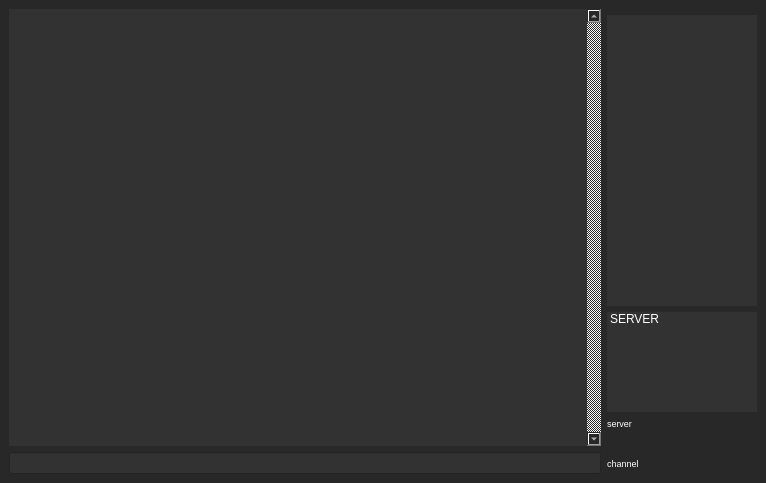
<?xml version="1.0" encoding="UTF-8"?>
<ui version="4.0">
 <class>MainWindow</class>
 <widget class="QMainWindow" name="MainWindow">
  <property name="windowModality">
   <enum>Qt::NonModal</enum>
  </property>
  <property name="geometry">
   <rect>
    <x>0</x>
    <y>0</y>
    <width>766</width>
    <height>483</height>
   </rect>
  </property>
  <property name="minimumSize">
   <size>
    <width>10</width>
    <height>10</height>
   </size>
  </property>
  <property name="maximumSize">
   <size>
    <width>16777215</width>
    <height>16777215</height>
   </size>
  </property>
  <property name="cursor">
   <cursorShape>ArrowCursor</cursorShape>
  </property>
  <property name="windowTitle">
   <string>MinIRC</string>
  </property>
  <property name="windowIcon">
   <iconset>
    <normaloff>../../../../triStrip.png</normaloff>../../../../triStrip.png</iconset>
  </property>
  <property name="layoutDirection">
   <enum>Qt::LeftToRight</enum>
  </property>
  <property name="autoFillBackground">
   <bool>false</bool>
  </property>
  <property name="styleSheet">
   <string notr="true">background-color: rgb(40, 40, 40);
color: rgb(255, 255, 255);</string>
  </property>
  <property name="toolButtonStyle">
   <enum>Qt::ToolButtonFollowStyle</enum>
  </property>
  <property name="animated">
   <bool>true</bool>
  </property>
  <property name="tabShape">
   <enum>QTabWidget::Triangular</enum>
  </property>
  <widget class="QWidget" name="widget">
   <layout class="QGridLayout" name="gridLayout">
    <item row="1" column="0" rowspan="7">
     <widget class="QPlainTextEdit" name="mainText">
      <property name="sizePolicy">
       <sizepolicy hsizetype="Expanding" vsizetype="Expanding">
        <horstretch>0</horstretch>
        <verstretch>0</verstretch>
       </sizepolicy>
      </property>
      <property name="maximumSize">
       <size>
        <width>16777215</width>
        <height>16777215</height>
       </size>
      </property>
      <property name="sizeIncrement">
       <size>
        <width>0</width>
        <height>0</height>
       </size>
      </property>
      <property name="font">
       <font>
        <pointsize>9</pointsize>
       </font>
      </property>
      <property name="autoFillBackground">
       <bool>false</bool>
      </property>
      <property name="styleSheet">
       <string notr="true">background-color: rgb(50, 50, 50);
color: rgb(255, 255, 255);</string>
      </property>
      <property name="frameShape">
       <enum>QFrame::NoFrame</enum>
      </property>
      <property name="frameShadow">
       <enum>QFrame::Sunken</enum>
      </property>
      <property name="lineWidth">
       <number>1</number>
      </property>
      <property name="verticalScrollBarPolicy">
       <enum>Qt::ScrollBarAlwaysOn</enum>
      </property>
      <property name="horizontalScrollBarPolicy">
       <enum>Qt::ScrollBarAlwaysOff</enum>
      </property>
      <property name="lineWrapMode">
       <enum>QPlainTextEdit::WidgetWidth</enum>
      </property>
      <property name="readOnly">
       <bool>true</bool>
      </property>
      <property name="plainText">
       <string/>
      </property>
      <property name="tabStopWidth">
       <number>80</number>
      </property>
      <property name="textInteractionFlags">
       <set>Qt::TextBrowserInteraction</set>
      </property>
      <property name="backgroundVisible">
       <bool>false</bool>
      </property>
     </widget>
    </item>
    <item row="2" column="1">
     <widget class="QPlainTextEdit" name="userText">
      <property name="sizePolicy">
       <sizepolicy hsizetype="Expanding" vsizetype="Expanding">
        <horstretch>0</horstretch>
        <verstretch>0</verstretch>
       </sizepolicy>
      </property>
      <property name="maximumSize">
       <size>
        <width>150</width>
        <height>500</height>
       </size>
      </property>
      <property name="sizeIncrement">
       <size>
        <width>0</width>
        <height>0</height>
       </size>
      </property>
      <property name="baseSize">
       <size>
        <width>0</width>
        <height>0</height>
       </size>
      </property>
      <property name="font">
       <font>
        <pointsize>9</pointsize>
       </font>
      </property>
      <property name="styleSheet">
       <string notr="true">background-color: rgb(50, 50, 50);
color: rgb(255, 255, 255);</string>
      </property>
      <property name="frameShape">
       <enum>QFrame::NoFrame</enum>
      </property>
      <property name="readOnly">
       <bool>true</bool>
      </property>
     </widget>
    </item>
    <item row="3" column="1">
     <widget class="QListWidget" name="channelText">
      <property name="maximumSize">
       <size>
        <width>150</width>
        <height>100</height>
       </size>
      </property>
      <property name="font">
       <font>
        <pointsize>9</pointsize>
       </font>
      </property>
      <property name="styleSheet">
       <string notr="true">background-color: rgb(50, 50, 50);
color: rgb(255, 255, 255);</string>
      </property>
      <property name="frameShape">
       <enum>QFrame::NoFrame</enum>
      </property>
      <property name="selectionMode">
       <enum>QAbstractItemView::MultiSelection</enum>
      </property>
      <item>
       <property name="text">
        <string>SERVER</string>
       </property>
      </item>
     </widget>
    </item>
    <item row="17" column="0">
     <widget class="QLineEdit" name="lineEdit">
      <property name="maximumSize">
       <size>
        <width>16777215</width>
        <height>16777215</height>
       </size>
      </property>
      <property name="font">
       <font>
        <pointsize>9</pointsize>
       </font>
      </property>
      <property name="styleSheet">
       <string notr="true">background-color: rgb(50, 50, 50);
color: rgb(255, 255, 255);</string>
      </property>
     </widget>
    </item>
    <item row="17" column="1">
     <widget class="QLabel" name="labelChannel">
      <property name="maximumSize">
       <size>
        <width>200</width>
        <height>10</height>
       </size>
      </property>
      <property name="font">
       <font>
        <pointsize>7</pointsize>
       </font>
      </property>
      <property name="text">
       <string>channel</string>
      </property>
     </widget>
    </item>
    <item row="4" column="1">
     <widget class="QLabel" name="labelServer">
      <property name="maximumSize">
       <size>
        <width>150</width>
        <height>10</height>
       </size>
      </property>
      <property name="font">
       <font>
        <pointsize>7</pointsize>
       </font>
      </property>
      <property name="text">
       <string>server</string>
      </property>
     </widget>
    </item>
   </layout>
  </widget>
 </widget>
 <resources/>
 <connections/>
</ui>
